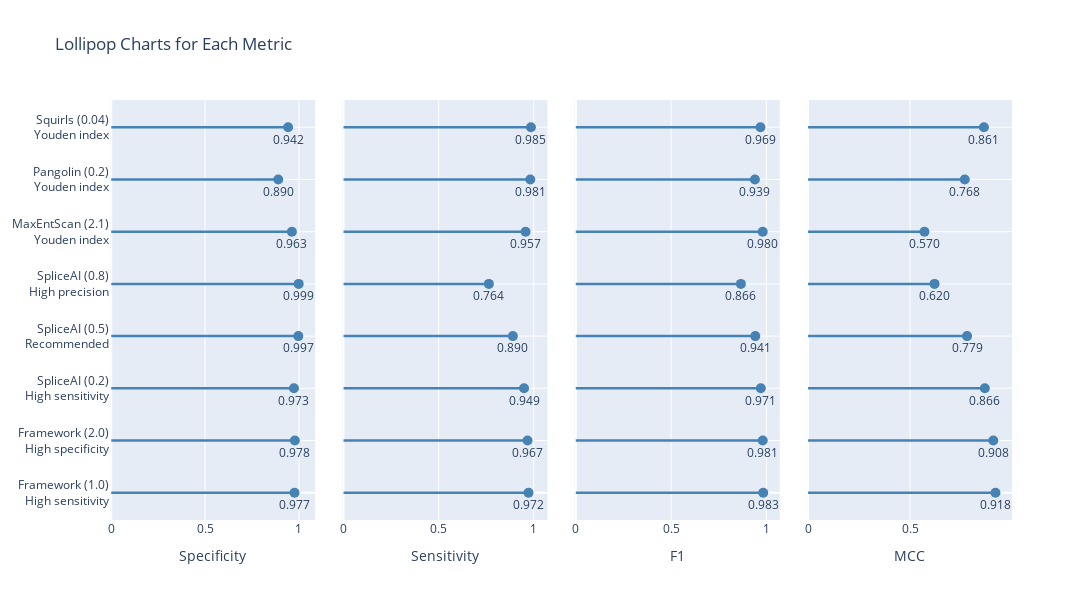

Notebook source saved alongside this figure:
### Code cell
import pandas as pd
import plotly.graph_objects as go
from plotly.subplots import make_subplots

# df = performance_metrics_df
# metrics = ["Specificity", "Sensitivity", "Accuracy", "Precision", "F1", "MCC"]
metrics = ["Specificity", "Sensitivity", "F1", "MCC"]

categories = [
    'Framework (1.0)<br> High sensitivity', 
    'Framework (2.0)<br> High specificity', 
    'SpliceAI (0.2)<br> High sensitivity', 
    'SpliceAI (0.5)<br> Recommended', 
    'SpliceAI (0.8)<br> High precision',
    'MaxEntScan (2.1)<br> Youden index',
    'Pangolin (0.2)<br> Youden index',
    'Squirls (0.04)<br> Youden index']

desired_order = [
    'Framework (1.0)<br> High sensitivity', 
    'Framework (2.0)<br> High specificity', 
    'SpliceAI (0.2)<br> High sensitivity', 
    'SpliceAI (0.5)<br> Recommended', 
    'SpliceAI (0.8)<br> High precision',
    'MaxEntScan (2.1)<br> Youden index',
    'Pangolin (0.2)<br> Youden index',
    'Squirls (0.04)<br> Youden index',
]

# 1) まず 'Category' 列をインデックスにセット
df_reindexed = performance_metrics_df.set_index("Category")
# 2) desired_order の順に並べ替え (loc[リスト] で並べ替え)
df_reindexed = df_reindexed.loc[desired_order]
# 3) Plotly で使いやすいように連番インデックスへ戻す
df_reindexed = df_reindexed.reset_index()
df = df_reindexed.copy()

# categories の要素を desired_order のインデックス順に並べ替えたリストを作る
# ここでは単純なサンプル用に x 軸の値も用意
x_values = list(range(len(categories)))  # 適当な x 値

# desired_order の各カテゴリが、元の categories のどのインデックスに該当するかを探す
idx_map = {cat: i for i, cat in enumerate(categories)}
ordered_indices = [idx_map[cat] for cat in desired_order]
# ordered_indices = [idx_map[cat] for cat in categories]

# サブプロットの作成（横に6つ並べる例）
fig = make_subplots(rows=1, cols=len(metrics), shared_yaxes=True, horizontal_spacing=0.03)

for col_idx, metric in enumerate(metrics, start=1):
    fig.add_trace(
        go.Scatter(
            x=df[metric],
            y=list(range(len(df))),
            mode="markers+text",
            marker=dict(color="steelblue", size=10),
            text=df[metric].apply(lambda x: f"{x:.3f}"),
            textposition="bottom center",
            showlegend=False
        ),
        row=1,
        col=col_idx
    )
    for i, row in df.iterrows():
        # 線を追加
        fig.add_shape(
            type="line",
            xref=f"x{col_idx}",
            yref=f"y{col_idx}",
            x0=0,
            x1=row[metric],
            y0=i,
            y1=i,
            line=dict(color="steelblue", width=2.5),
            row=1,
            col=col_idx,
            # layer="below"
        )
    # 丸（marker）を追加
    # 各サブプロットごとに x 軸ラベルを設定
    fig.update_xaxes(title_text=metric, row=1, col=col_idx)

# 左端のサブプロットだけにカテゴリ名を表示
fig.update_yaxes(
    tickmode="array",
    tickvals=list(range(len(df))),
    ticktext=df["Category"],
    row=1,
    col=1
)
# y 軸を desired_order の並びで表示
fig.update_yaxes(
    tickmode="array",
    tickvals=list(range(len(desired_order))),  # 0,1,2,3,4,5,6,7
    ticktext=desired_order                     # 表示ラベル
)

fig.update_layout(
    width=300 * len(metrics),
    height=600,
    title="Lollipop Charts for Each Metric"
)

fig.show()

### Figure 1 — Plotly figure (JSON) as saved in the notebook; plotly's stock layout.template omitted (floating-point values rounded to 4 significant figures)
{"data": [{"marker": {"color": "steelblue", "size": 10}, "mode": "markers+text", "showlegend": false, "text": ["0.977", "0.978", "0.973", "0.997", "0.999", "0.963", "0.890", "0.942"], "textposition": "bottom center", "type": "scatter", "x": [0.9767, 0.9783, 0.9735, 0.9968, 0.9988, 0.9626, 0.8898, 0.9424], "xaxis": "x", "y": [0, 1, 2, 3, 4, 5, 6, 7], "yaxis": "y"}, {"marker": {"color": "steelblue", "size": 10}, "mode": "markers+text", "showlegend": false, "text": ["0.972", "0.967", "0.949", "0.890", "0.764", "0.957", "0.981", "0.985"], "textposition": "bottom center", "type": "scatter", "x": [0.9723, 0.967, 0.9487, 0.89, 0.764, 0.9569, 0.9815, 0.9851], "xaxis": "x2", "y": [0, 1, 2, 3, 4, 5, 6, 7], "yaxis": "y2"}, {"marker": {"color": "steelblue", "size": 10}, "mode": "markers+text", "showlegend": false, "text": ["0.983", "0.981", "0.971", "0.941", "0.866", "0.980", "0.939", "0.969"], "textposition": "bottom center", "type": "scatter", "x": [0.9832, 0.9806, 0.9705, 0.9414, 0.8661, 0.9805, 0.9395, 0.9686], "xaxis": "x3", "y": [0, 1, 2, 3, 4, 5, 6, 7], "yaxis": "y3"}, {"marker": {"color": "steelblue", "size": 10}, "mode": "markers+text", "showlegend": false, "text": ["0.918", "0.908", "0.866", "0.779", "0.620", "0.570", "0.768", "0.861"], "textposition": "bottom center", "type": "scatter", "x": [0.9183, 0.9075, 0.8661, 0.779, 0.6198, 0.5703, 0.7677, 0.8615], "xaxis": "x4", "y": [0, 1, 2, 3, 4, 5, 6, 7], "yaxis": "y4"}], "layout": {"height": 600, "shapes": [{"line": {"color": "steelblue", "width": 2.5}, "type": "line", "x0": 0, "x1": 0.9767, "xref": "x", "y0": 0, "y1": 0, "yref": "y"}, {"line": {"color": "steelblue", "width": 2.5}, "type": "line", "x0": 0, "x1": 0.9783, "xref": "x", "y0": 1, "y1": 1, "yref": "y"}, {"line": {"color": "steelblue", "width": 2.5}, "type": "line", "x0": 0, "x1": 0.9735, "xref": "x", "y0": 2, "y1": 2, "yref": "y"}, {"line": {"color": "steelblue", "width": 2.5}, "type": "line", "x0": 0, "x1": 0.9968, "xref": "x", "y0": 3, "y1": 3, "yref": "y"}, {"line": {"color": "steelblue", "width": 2.5}, "type": "line", "x0": 0, "x1": 0.9988, "xref": "x", "y0": 4, "y1": 4, "yref": "y"}, {"line": {"color": "steelblue", "width": 2.5}, "type": "line", "x0": 0, "x1": 0.9626, "xref": "x", "y0": 5, "y1": 5, "yref": "y"}, {"line": {"color": "steelblue", "width": 2.5}, "type": "line", "x0": 0, "x1": 0.8898, "xref": "x", "y0": 6, "y1": 6, "yref": "y"}, {"line": {"color": "steelblue", "width": 2.5}, "type": "line", "x0": 0, "x1": 0.9424, "xref": "x", "y0": 7, "y1": 7, "yref": "y"}, {"line": {"color": "steelblue", "width": 2.5}, "type": "line", "x0": 0, "x1": 0.9723, "xref": "x2", "y0": 0, "y1": 0, "yref": "y2"}, {"line": {"color": "steelblue", "width": 2.5}, "type": "line", "x0": 0, "x1": 0.967, "xref": "x2", "y0": 1, "y1": 1, "yref": "y2"}, {"line": {"color": "steelblue", "width": 2.5}, "type": "line", "x0": 0, "x1": 0.9487, "xref": "x2", "y0": 2, "y1": 2, "yref": "y2"}, {"line": {"color": "steelblue", "width": 2.5}, "type": "line", "x0": 0, "x1": 0.89, "xref": "x2", "y0": 3, "y1": 3, "yref": "y2"}, {"line": {"color": "steelblue", "width": 2.5}, "type": "line", "x0": 0, "x1": 0.764, "xref": "x2", "y0": 4, "y1": 4, "yref": "y2"}, {"line": {"color": "steelblue", "width": 2.5}, "type": "line", "x0": 0, "x1": 0.9569, "xref": "x2", "y0": 5, "y1": 5, "yref": "y2"}, {"line": {"color": "steelblue", "width": 2.5}, "type": "line", "x0": 0, "x1": 0.9815, "xref": "x2", "y0": 6, "y1": 6, "yref": "y2"}, {"line": {"color": "steelblue", "width": 2.5}, "type": "line", "x0": 0, "x1": 0.9851, "xref": "x2", "y0": 7, "y1": 7, "yref": "y2"}, {"line": {"color": "steelblue", "width": 2.5}, "type": "line", "x0": 0, "x1": 0.9832, "xref": "x3", "y0": 0, "y1": 0, "yref": "y3"}, {"line": {"color": "steelblue", "width": 2.5}, "type": "line", "x0": 0, "x1": 0.9806, "xref": "x3", "y0": 1, "y1": 1, "yref": "y3"}, {"line": {"color": "steelblue", "width": 2.5}, "type": "line", "x0": 0, "x1": 0.9705, "xref": "x3", "y0": 2, "y1": 2, "yref": "y3"}, {"line": {"color": "steelblue", "width": 2.5}, "type": "line", "x0": 0, "x1": 0.9414, "xref": "x3", "y0": 3, "y1": 3, "yref": "y3"}, {"line": {"color": "steelblue", "width": 2.5}, "type": "line", "x0": 0, "x1": 0.8661, "xref": "x3", "y0": 4, "y1": 4, "yref": "y3"}, {"line": {"color": "steelblue", "width": 2.5}, "type": "line", "x0": 0, "x1": 0.9805, "xref": "x3", "y0": 5, "y1": 5, "yref": "y3"}, {"line": {"color": "steelblue", "width": 2.5}, "type": "line", "x0": 0, "x1": 0.9395, "xref": "x3", "y0": 6, "y1": 6, "yref": "y3"}, {"line": {"color": "steelblue", "width": 2.5}, "type": "line", "x0": 0, "x1": 0.9686, "xref": "x3", "y0": 7, "y1": 7, "yref": "y3"}, {"line": {"color": "steelblue", "width": 2.5}, "type": "line", "x0": 0, "x1": 0.9183, "xref": "x4", "y0": 0, "y1": 0, "yref": "y4"}, {"line": {"color": "steelblue", "width": 2.5}, "type": "line", "x0": 0, "x1": 0.9075, "xref": "x4", "y0": 1, "y1": 1, "yref": "y4"}, {"line": {"color": "steelblue", "width": 2.5}, "type": "line", "x0": 0, "x1": 0.8661, "xref": "x4", "y0": 2, "y1": 2, "yref": "y4"}, {"line": {"color": "steelblue", "width": 2.5}, "type": "line", "x0": 0, "x1": 0.779, "xref": "x4", "y0": 3, "y1": 3, "yref": "y4"}, {"line": {"color": "steelblue", "width": 2.5}, "type": "line", "x0": 0, "x1": 0.6198, "xref": "x4", "y0": 4, "y1": 4, "yref": "y4"}, {"line": {"color": "steelblue", "width": 2.5}, "type": "line", "x0": 0, "x1": 0.5703, "xref": "x4", "y0": 5, "y1": 5, "yref": "y4"}, {"line": {"color": "steelblue", "width": 2.5}, "type": "line", "x0": 0, "x1": 0.7677, "xref": "x4", "y0": 6, "y1": 6, "yref": "y4"}, {"line": {"color": "steelblue", "width": 2.5}, "type": "line", "x0": 0, "x1": 0.8615, "xref": "x4", "y0": 7, "y1": 7, "yref": "y4"}], "title": {"text": "Lollipop Charts for Each Metric"}, "width": 1200, "xaxis": {"anchor": "y", "domain": [0, 0.2275], "title": {"text": "Specificity"}}, "xaxis2": {"anchor": "y2", "domain": [0.2575, 0.485], "title": {"text": "Sensitivity"}}, "xaxis3": {"anchor": "y3", "domain": [0.515, 0.7425], "title": {"text": "F1"}}, "xaxis4": {"anchor": "y4", "domain": [0.7725, 1], "title": {"text": "MCC"}}, "yaxis": {"anchor": "x", "domain": [0, 1], "tickmode": "array", "ticktext": ["Framework (1.0)<br> High sensitivity", "Framework (2.0)<br> High specificity", "SpliceAI (0.2)<br> High sensitivity", "SpliceAI (0.5)<br> Recommended", "SpliceAI (0.8)<br> High precision", "MaxEntScan (2.1)<br> Youden index", "Pangolin (0.2)<br> Youden index", "Squirls (0.04)<br> Youden index"], "tickvals": [0, 1, 2, 3, 4, 5, 6, 7]}, "yaxis2": {"anchor": "x2", "domain": [0, 1], "matches": "y", "showticklabels": false, "tickmode": "array", "ticktext": ["Framework (1.0)<br> High sensitivity", "Framework (2.0)<br> High specificity", "SpliceAI (0.2)<br> High sensitivity", "SpliceAI (0.5)<br> Recommended", "SpliceAI (0.8)<br> High precision", "MaxEntScan (2.1)<br> Youden index", "Pangolin (0.2)<br> Youden index", "Squirls (0.04)<br> Youden index"], "tickvals": [0, 1, 2, 3, 4, 5, 6, 7]}, "yaxis3": {"anchor": "x3", "domain": [0, 1], "matches": "y", "showticklabels": false, "tickmode": "array", "ticktext": ["Framework (1.0)<br> High sensitivity", "Framework (2.0)<br> High specificity", "SpliceAI (0.2)<br> High sensitivity", "SpliceAI (0.5)<br> Recommended", "SpliceAI (0.8)<br> High precision", "MaxEntScan (2.1)<br> Youden index", "Pangolin (0.2)<br> Youden index", "Squirls (0.04)<br> Youden index"], "tickvals": [0, 1, 2, 3, 4, 5, 6, 7]}, "yaxis4": {"anchor": "x4", "domain": [0, 1], "matches": "y", "showticklabels": false, "tickmode": "array", "ticktext": ["Framework (1.0)<br> High sensitivity", "Framework (2.0)<br> High specificity", "SpliceAI (0.2)<br> High sensitivity", "SpliceAI (0.5)<br> Recommended", "SpliceAI (0.8)<br> High precision", "MaxEntScan (2.1)<br> Youden index", "Pangolin (0.2)<br> Youden index", "Squirls (0.04)<br> Youden index"], "tickvals": [0, 1, 2, 3, 4, 5, 6, 7]}}}
